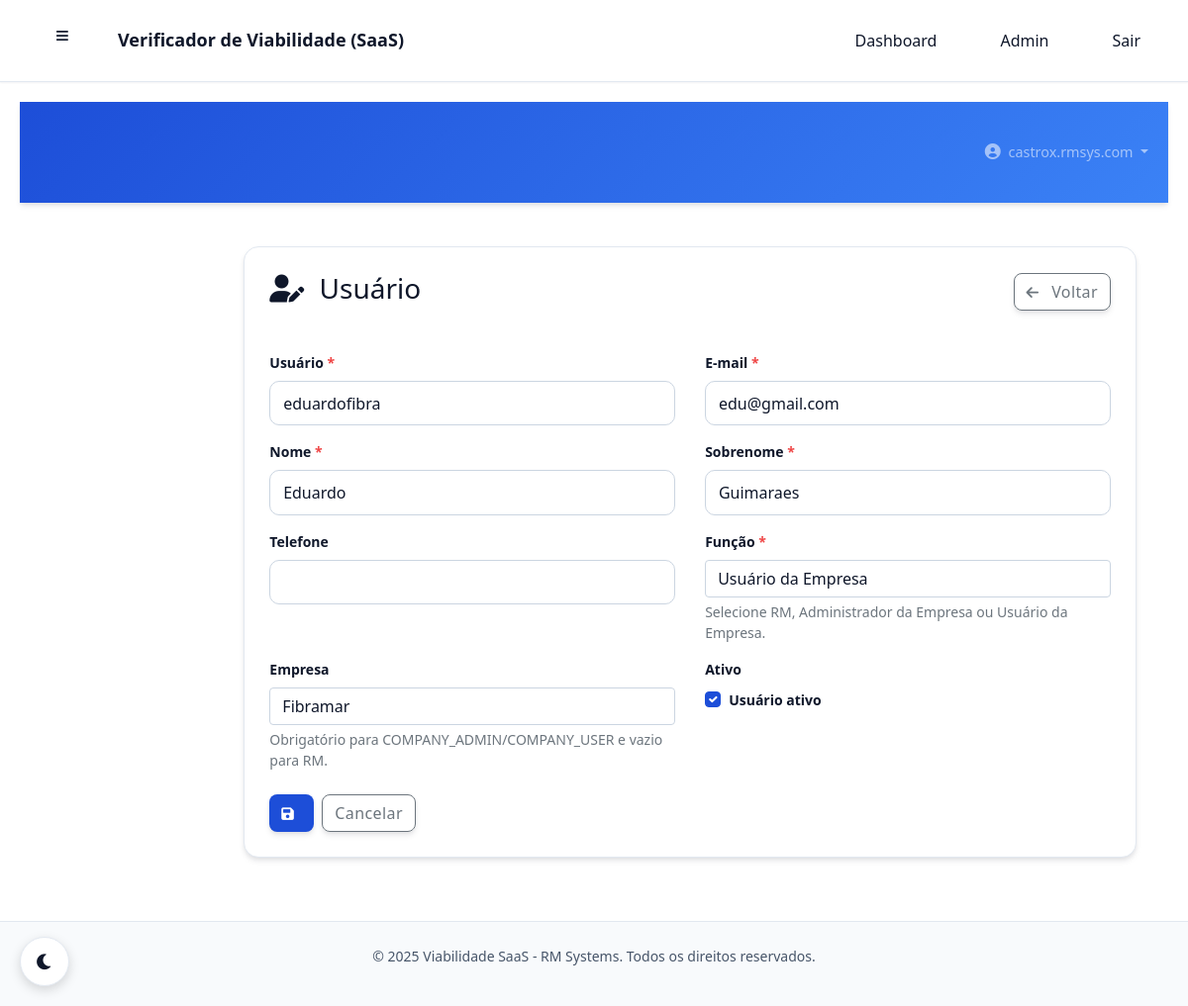
The page /rm/usuarios/11/editar/ (signed in) on the database as committed earlier.
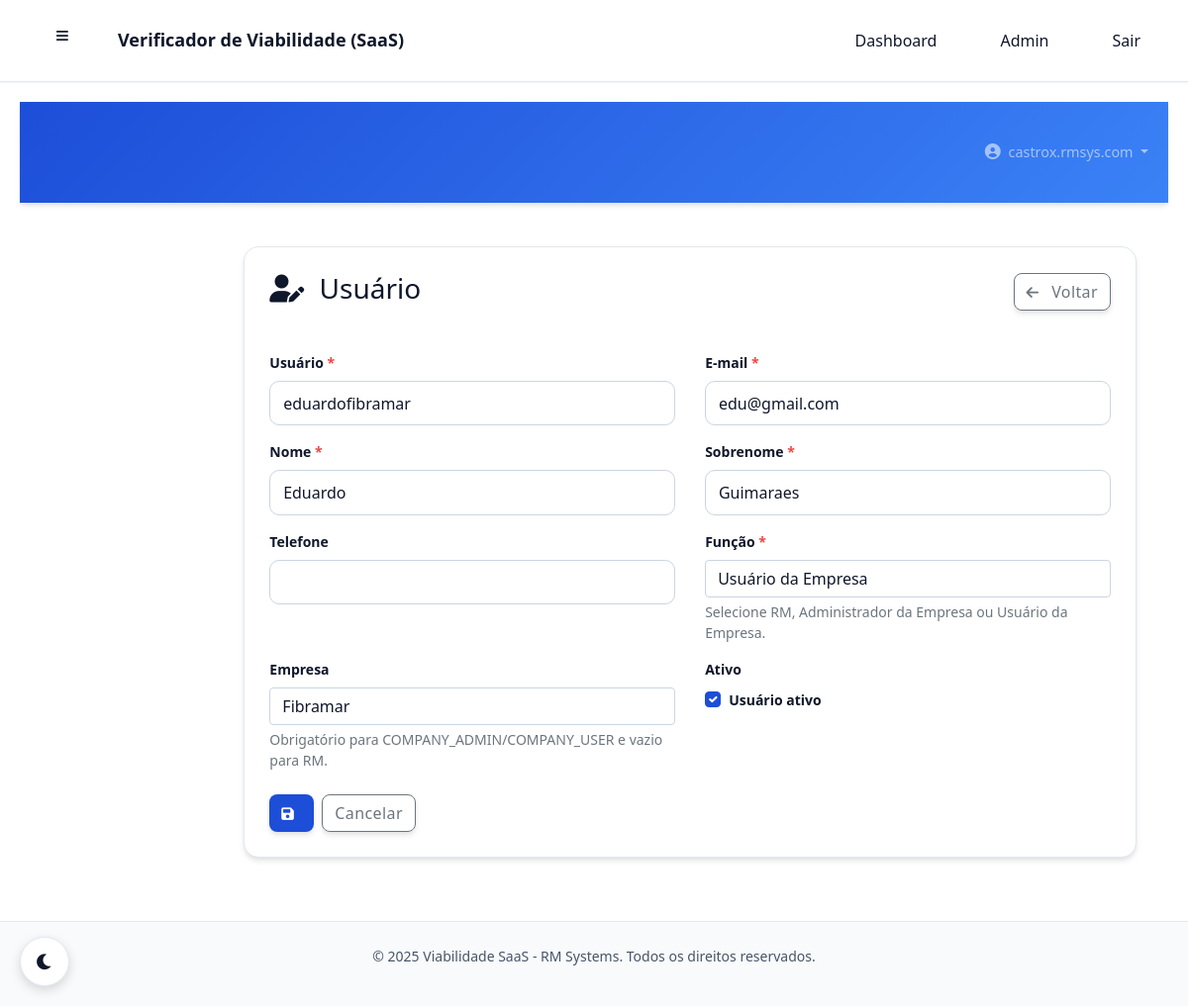
The same page on the database as committed later.
### core/models.py (models this page shows, shortened)
class CustomUser(AbstractUser):
    USER_ROLES = [
        ('RM', 'Administrador RM'),  # Você e o Bone
        ('COMPANY_ADMIN', 'Administrador da Empresa'),  # Admin da empresa cliente
        ('COMPANY_USER', 'Usuário da Empresa'),  # Usuário comum da empresa
    ]
    role = models.CharField(
        max_length=20,
        choices=USER_ROLES,
        default='COMPANY_USER',
        verbose_name="Função"
    )
    company = models.ForeignKey(
        Company,
        on_delete=models.CASCADE,
        null=True,
        blank=True,
        related_name='users',
        verbose_name="Empresa"
    )
    phone = models.CharField(max_length=20, blank=True, verbose_name="Telefone")
    created_at = models.DateTimeField(auto_now_add=True, verbose_name="Criado em")
    updated_at = models.DateTimeField(auto_now=True, verbose_name="Atualizado em")
    class Meta:
        verbose_name = "Usuário"
        verbose_name_plural = "Usuários"
    @property
    def is_rm_admin(self):
        return self.role == 'RM'
    @property
    def is_company_admin(self):
        return self.role == 'COMPANY_ADMIN'

### core/views.py (the view)
@login_required
@rm_admin_required
def rm_user_edit(request, user_id):
    user_obj = get_object_or_404(CustomUser, id=user_id)
    if request.method == 'POST':
        form = CustomUserChangeForm(request.POST, instance=user_obj)
        if form.is_valid():
            with transaction.atomic():
                form.save()
                messages.success(request, 'Usuário atualizado com sucesso!')
                return redirect('rm:user_list')
    else:
        form = CustomUserChangeForm(instance=user_obj)
    return render(request, 'rm/users/form.html', {'form': form, 'user_obj': user_obj})

### core/models.py (called while the page is built)
    def __str__(self):
        return self.name

### core/permissions.py (called while the page is built)
def is_rm_admin(user):
    return user.is_authenticated and user.is_rm_admin

### templates/rm/users/form.html (shortened to what the changed rows need)
{% extends "base.html" %}
{% load static %}
{% block extra_head %}
<link href="https://cdn.jsdelivr.net/npm/bootstrap@5.1.3/dist/css/bootstrap.min.css" rel="stylesheet">
<link href="https://cdnjs.cloudflare.com/ajax/libs/font-awesome/6.0.0/css/all.min.css" rel="stylesheet">
{% endblock %}
{% block content %}
    <div class="container-fluid">
        <div class="row">
            <div class="col-md-9 col-lg-10">
                <div class="main-content">
                    <div class="content-card">
                        <form method="post" novalidate>
                            <div class="row g-3">
                                <div class="col-md-6">
                                    <label class="form-label required">Usuário</label>
                                    {{ form.username }}
                                </div>
                                <div class="col-md-6">
                                    <label class="form-label required">E-mail</label>
                                    {{ form.email }}
                                </div>
                                <div class="col-md-6">
                                    <label class="form-label required">Nome</label>
                                    {{ form.first_name }}
                                </div>
                                <div class="col-md-6">
                                    <label class="form-label required">Sobrenome</label>
                                    {{ form.last_name }}
                                </div>
                                <div class="col-md-6">
                                    <label class="form-label">Telefone</label>
                                    {{ form.phone }}
                                </div>
                                <div class="col-md-6">
                                    <label class="form-label required">Função</label>
                                    {{ form.role }}
                                    <div class="form-text">Selecione RM, Administrador da Empresa ou Usuário da Empresa.</div>
                                </div>
                                <div class="col-md-6">
                                    <label class="form-label">Empresa</label>
                                    {{ form.company }}
                                    <div class="form-text">Obrigatório para COMPANY_ADMIN/COMPANY_USER e vazio para RM.</div>
                                </div>
                                <div class="col-md-6">
                                    <div class="form-check">
                                        {{ form.is_active }}
                                        <label class="form-check-label">Usuário ativo</label>
                                    </div>
                                </div>
                            </div>
                        </form>
                    </div>
                </div>
            </div>
        </div>
    </div>
{% endblock %}

Rows that differ between the two databases and show on the page:
changed CustomUser "edu@gmail.com": username "eduardofibra" → "eduardofibramar"
